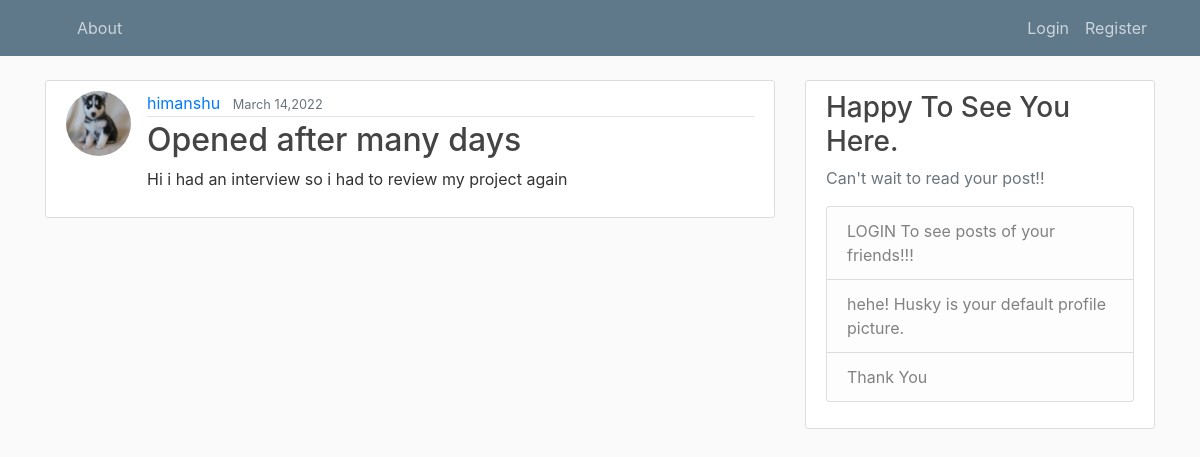
The page /post/31 on the database its author committed.
### blog/models.py (models this page shows, shortened)
class Post(models.Model):
	title = models.CharField(max_length=100)
	content = models.TextField()
	date_posted = models.DateTimeField(default=timezone.now)
	author = models.ForeignKey(User, on_delete=models.CASCADE)

### users/models.py (models this page shows, shortened)
class Profile(models.Model):
	user = models.OneToOneField(User, on_delete=models.CASCADE)
	image = models.ImageField(default='default.jpg', upload_to='profile_pics')

### blog/views.py (the view)
# urls.py: path('post/<int:pk>', PostDetailView.as_view(), name='post-detail'),
class PostDetailView(DetailView):
	model = Post

### blog/templates/blog/post_detail.html (shortened to what this page needs)
{% extends "blog/base.html" %}
{% block content %}
	<article class="media content-section">
	<img class="rounded-circle article-img" src="{{ object.author.profile.image.url }}">
	  <div class="media-body">
	    <div class="article-metadata">
	      <a class="mr-2" href="{% url 'user-posts' object.author.username %}">{{ object.author }}</a>
	      <small class="text-muted">{{ object.date_posted|date:"N d,Y"}}</small>
	    </div>
	    <h2 class="article-title">{{ object.title }}</h2>
	    <p class="article-content">{{ object.content }}</p>
	  </div>
	</article>
{% endblock content %}

### blog/static/blog/main.css (style rules this page uses)
body { background: #fafafa; color: #333333; margin-top: 5rem; }
h1, h2, h3, h4, h5, h6 { color: #444444; }
.content-section { background: #ffffff; padding: 10px 20px; border: 1px solid #dddddd; border-radius: 3px; margin-bottom: 20px; }
.article-title { color: #444444; }
.article-content { white-space: pre-line; }
.article-img { height: 65px; width: 65px; margin-right: 16px; }
.article-metadata { padding-bottom: 1px; margin-bottom: 4px; border-bottom: 1px solid #e3e3e3 }

### rows shown on the page
Post: author.profile.image (placeholder picture), author "himanshu", date_posted "March 14,2022", title "Opened after many days", content "Hi i had an interview so i had to review my project again"
